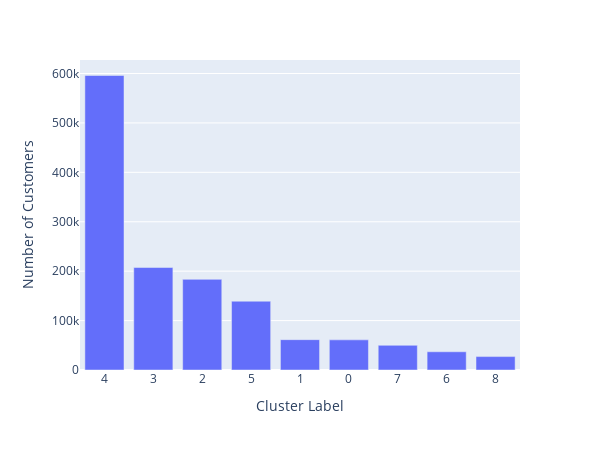

Notebook cell for this chart:
### Code cell
fig = px.bar(x=bins, y=counts, labels={'x':'Cluster Label', 'y':'Number of Customers'}, width = 600, height=450)
fig.update_layout(
    xaxis = dict(
        tickmode = 'array',
        showticklabels =  True,
        type = 'category'
    )
)
fig.show()

### Figure 1 — Plotly figure (JSON) as saved in the notebook; plotly's stock layout.template omitted (floating-point values rounded to 4 significant figures)
{"data": [{"alignmentgroup": "True", "hovertemplate": "Cluster Label=%{x}<br>Number of Customers=%{y}<extra></extra>", "legendgroup": "", "marker": {"color": "#636efa", "pattern": {"shape": ""}}, "name": "", "offsetgroup": "", "orientation": "v", "showlegend": false, "textposition": "auto", "type": "bar", "x": [4, 3, 2, 5, 1, 0, 7, 6, 8], "xaxis": "x", "y": [595934, 207377, 183424, 139209, 61368, 60971, 49951, 36897, 27150], "yaxis": "y"}], "layout": {"barmode": "relative", "height": 450, "legend": {"tracegroupgap": 0}, "margin": {"t": 60}, "width": 600, "xaxis": {"anchor": "y", "autorange": true, "domain": [0, 1], "range": [-0.5, 8.5], "showticklabels": true, "tickmode": "array", "title": {"text": "Cluster Label"}, "type": "category"}, "yaxis": {"anchor": "x", "autorange": true, "domain": [0, 1], "range": [0, 627300.0], "title": {"text": "Number of Customers"}, "type": "linear"}}}
